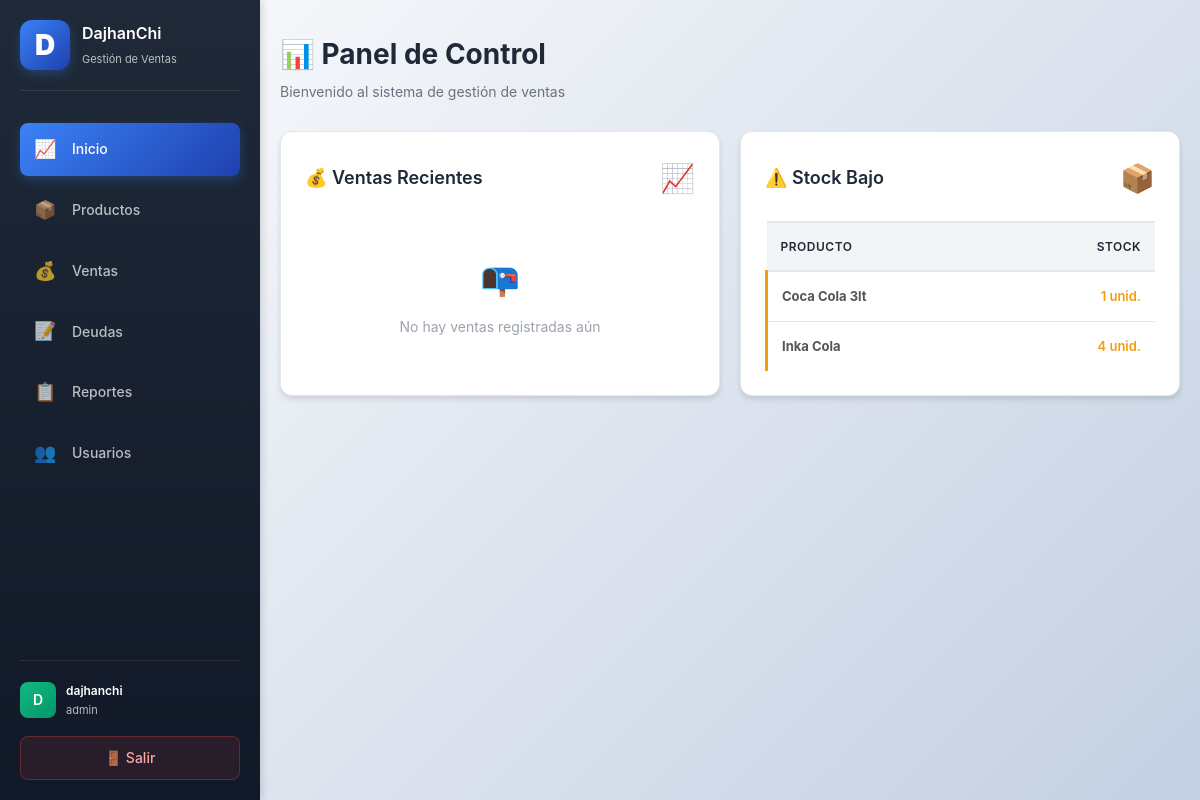
Page / (signed in) on the earlier database version.
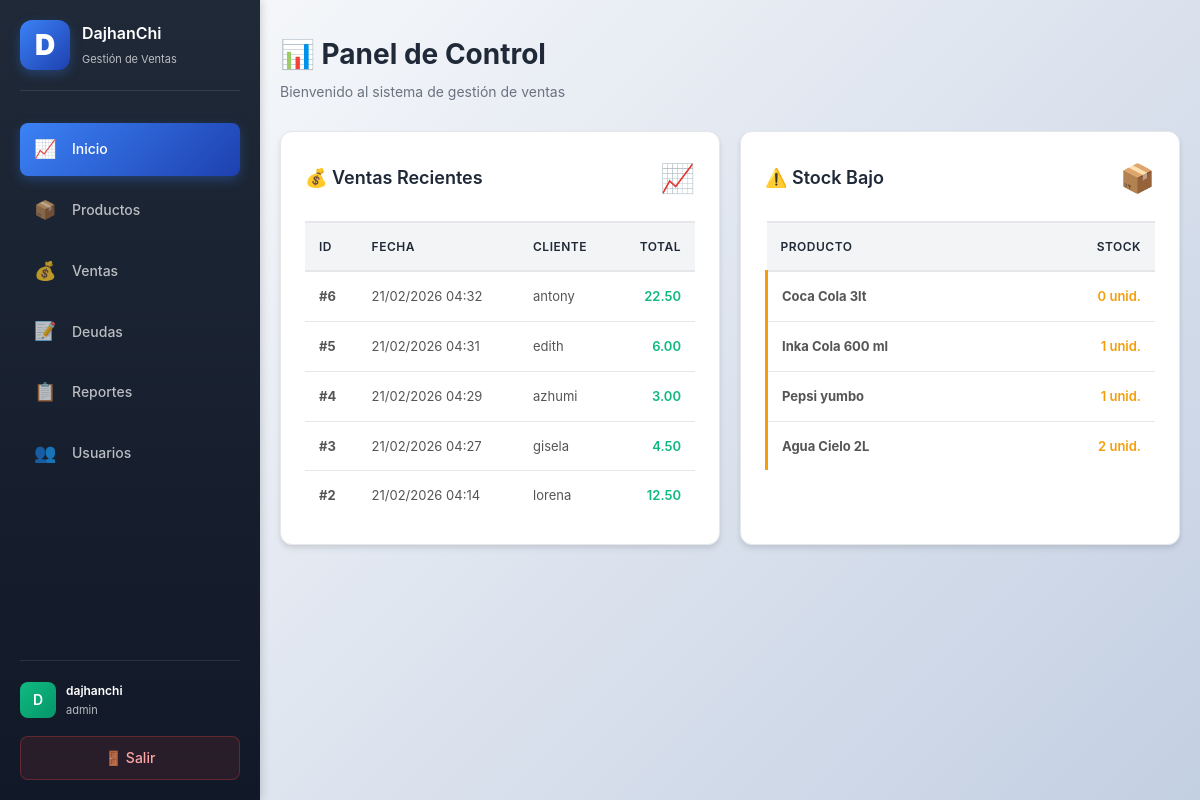
Same page on the later database version.
### app.py (models this page shows, shortened)
class Product(db.Model):
    id = db.Column(db.Integer, primary_key=True)
    name = db.Column(db.String(160), nullable=False, index=True)
    sku = db.Column(db.String(64), nullable=True, index=True)
    package_cost_cents = db.Column(db.Integer, nullable=False, default=0)
    package_quantity = db.Column(db.Integer, nullable=False, default=1)
    cost_cents = db.Column(db.Integer, nullable=False, default=0)
    price_cents = db.Column(db.Integer, nullable=False, default=0)
    stock = db.Column(db.Integer, nullable=False, default=0, index=True)

class Sale(db.Model):
    id = db.Column(db.Integer, primary_key=True)
    created_at = db.Column(db.DateTime, nullable=False, default=datetime.utcnow, index=True)
    customer_name = db.Column(db.String(160))
    payment_method = db.Column(db.String(20), nullable=False, default="efectivo")  # efectivo, yape, fiado
    total_cents = db.Column(db.Integer, nullable=False, default=0)
    paid_cents = db.Column(db.Integer, nullable=False, default=0)
    payment_status = db.Column(db.String(20), nullable=False, default="pagado")  # pagado, pendiente, parcial

### app.py (the view)
@app.route("/")
@login_required
def dashboard():
    recent_sales = Sale.query.options(db.joinedload(Sale.items)).order_by(Sale.created_at.desc()).limit(5).all()
    low_stock = Product.query.filter(Product.stock <= 5).order_by(Product.stock.asc()).limit(10).all()
    return render_template("dashboard.html", recent_sales=recent_sales, low_stock=low_stock)

### app.py (called while the page is built, shortened)
@app.before_request
def init_db_once():
    global _db_initialized
    if _db_initialized:
        return

@app.template_filter("money")
def format_money(cents):
    if cents is None:
        return "0.00"
    return f"{cents / 100:.2f}"

def login_required(view):
    @wraps(view)
    def wrapped(*args, **kwargs):
        if not session.get("user_id"):
            return redirect(url_for("login"))
        return view(*args, **kwargs)
    return wrapped

### templates/dashboard.html
{% extends "base.html" %}
{% block content %}
<div class="page-head">
    <div>
        <h1>📊 Panel de Control</h1>
        <p style="color: #6b7280; margin: 4px 0 0 0;">Bienvenido al sistema de gestión de ventas</p>
    </div>
</div>
<div class="grid">
    <div class="card">
        <div style="display: flex; align-items: center; justify-content: space-between; margin-bottom: 20px;">
            <h2 style="margin: 0;">💰 Ventas Recientes</h2>
            <span style="font-size: 28px;">📈</span>
        </div>
        {% if recent_sales %}
        <table>
            <thead>
                <tr>
                    <th>ID</th>
                    <th>Fecha</th>
                    <th>Cliente</th>
                    <th style="text-align: right;">Total</th>
                </tr>
            </thead>
            <tbody>
            {% for sale in recent_sales %}
                <tr>
                    <td><strong>#{{ sale.id }}</strong></td>
                    <td>{{ sale.created_at.strftime("%d/%m/%Y %H:%M") }}</td>
                    <td>{{ sale.customer_name or "Cliente genérico" }}</td>
                    <td style="text-align: right; color: #10b981; font-weight: 600;">{{ sale.total_cents | money }}</td>
                </tr>
            {% endfor %}
            </tbody>
        </table>
        {% else %}
        <div style="text-align: center; padding: 32px 0; color: #9ca3af;">
            <p style="font-size: 32px; margin: 0;">📭</p>
            <p style="margin: 12px 0 0 0;">No hay ventas registradas aún</p>
        </div>
        {% endif %}
    </div>
    <div class="card">
        <div style="display: flex; align-items: center; justify-content: space-between; margin-bottom: 20px;">
            <h2 style="margin: 0;">⚠️ Stock Bajo</h2>
            <span style="font-size: 28px;">📦</span>
        </div>
        {% if low_stock %}
        <table>
            <thead>
                <tr>
                    <th>Producto</th>
                    <th style="text-align: right;">Stock</th>
                </tr>
            </thead>
            <tbody>
            {% for product in low_stock %}
                <tr style="border-left: 3px solid #f59e0b;">
                    <td><strong>{{ product.name }}</strong></td>
                    <td style="text-align: right; color: #f59e0b; font-weight: 600;">{{ product.stock }} unid.</td>
                </tr>
            {% endfor %}
            </tbody>
        </table>
        {% else %}
        <div style="text-align: center; padding: 32px 0; color: #9ca3af;">
            <p style="font-size: 32px; margin: 0;">✓</p>
            <p style="margin: 12px 0 0 0; color: #10b981;">Todos los productos tienen stock suficiente</p>
        </div>
        {% endif %}
    </div>
</div>
{% endblock %}

Differences in the rows shown:
added Sale: id "6", created_at "21/02/2026 04:32", customer_name "antony", total_cents "22.50"
added Sale: id "5", created_at "21/02/2026 04:31", customer_name "edith", total_cents "6.00"
added Sale: id "4", created_at "21/02/2026 04:29", customer_name "azhumi", total_cents "3.00"
added Sale: id "3", created_at "21/02/2026 04:27", customer_name "gisela", total_cents "4.50"
added Sale: id "2", created_at "21/02/2026 04:14", customer_name "lorena", total_cents "12.50"
changed Product "Coca Cola 3lt": stock "1" → "0"
changed Product: name "Inka Cola" → "Inka Cola 600 ml"; stock "4" → "1"
added Product: name "Pepsi yumbo", stock "1"
added Product: name "Agua Cielo 2L", stock "2"
Other differences:
text no longer shown: "📭 No hay ventas registradas aún"
text now shown: "ID FECHA CLIENTE TOTAL"
